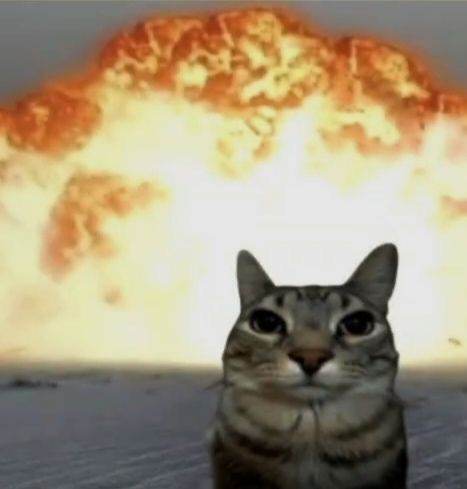
#> input picture P4/img/duar.jpg, 467 x 489 px, found by its file name; its folder holds only this picture in this run
$ python segmentasi_modifikasi.py
#> lines starting #> are read from the running program, lines starting #| are printed output that depends on the picture; after the words box and inside, x2 and y2 are one past the last pixel; in counts of white or black regions, pixels touching at a corner belong together
import cv2
import numpy as np
import matplotlib.pyplot as plt
import os

# membaca citra dari path gambar
image_path = os.path.join('P4', 'img', 'duar.jpg')
image = cv2.imread(image_path, cv2.IMREAD_COLOR)  # membaca grayscale
#> image is the input picture: shape (489, 467, 3); mean B, G, R 123.3, 149.5, 164.1
gray = cv2.imread(image_path, cv2.IMREAD_GRAYSCALE)
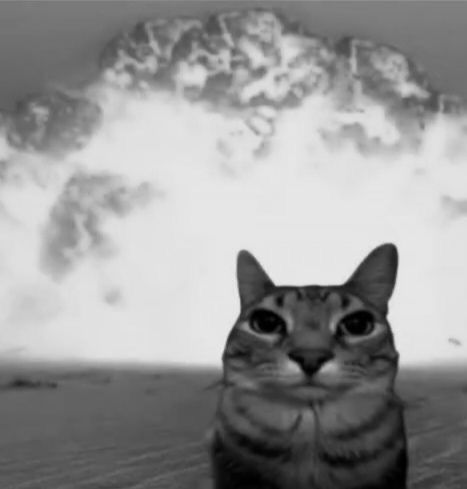
#> gray: shape (489, 467); min 0, max 238, mean 150.9

# 1. Region Growing
def region_growing(img, seed_point, threshold):
#> called with seed_point = (10, 10), threshold = 20
    h, w = img.shape
#> h = 489; w = 467
    segmented = np.zeros((h, w), dtype=np.uint8)
    segmented[seed_point] = 255
    region_intensity = img[seed_point]
#> region_intensity = 119

    to_check = [seed_point]

    while to_check:
        current_point = to_check.pop(0)
        for dx in [-1, 0, 1]:
            for dy in [-1, 0, 1]:
                x, y = current_point[0] + dx, current_point[1] + dy
                if 0 <= x < h and 0 <= y < w and segmented[x, y] == 0:
                    if abs(int(img[x, y]) - int(region_intensity)) <= threshold:
                        segmented[x, y] = 255
                        to_check.append((x, y))

    return segmented

seed = (10, 10)
threshold_value = 20
segmented_image = region_growing(gray, seed, threshold_value)
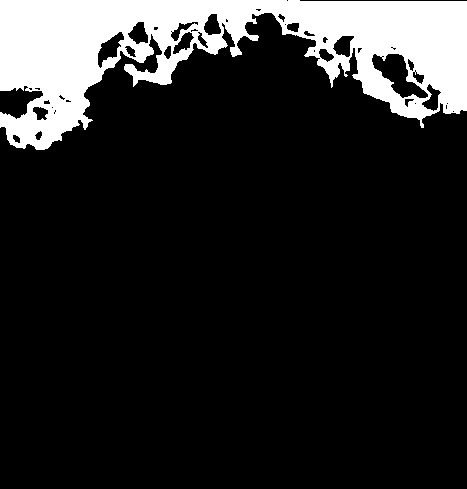
#> segmented_image: shape (489, 467); 14.9% white; 1 white region, box (x1, y1, x2, y2) and area: (0, 0, 467, 150) 33931

# = Tambahkan pewarnaan hasil segmentasi =
# ubah citra grayscale asli menjadi BGR
color_result = cv2.cvtColor(gray, cv2.COLOR_GRAY2BGR)

# pilih warna, misal biru [0,0,255]
color_result[segmented_image == 255] = [0,0,255]
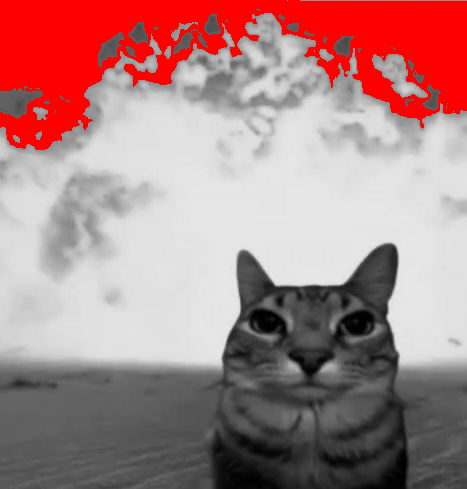
#> color_result: shape (489, 467, 3); mean B, G, R 133.5, 133.5, 171.4

# 2. K-Means Clustering (K = 2)
def kmeans_clustering(image, k):
#> called with k = 4
    pixel_values = image.reshape(-1, 3)
    pixel_values = np.float32(pixel_values)
    # definisikan kriteria untuk algoritma k-means
    criteria = (cv2.TERM_CRITERIA_EPS + cv2.TERM_CRITERIA_MAX_ITER, 10, 1.0)
    _, labels, (centers) = cv2.kmeans(pixel_values, k, None, criteria, 10, cv2.KMEANS_RANDOM_CENTERS)
#> centers = [[191, 222.9, 227.1], [71.08, 131.4, 195.1], [35.81, 43.97, 46.84], [94.05, 97.57, 100.8]]

    # ubah label menjadi citra hasil klaster
    centers = np.uint8(centers)
#> centers = [[190, 222, 227], [71, 131, 195], [35, 43, 46], [94, 97, 100]]
    segmented_image = centers[labels.flatten()]
    segmented_image = segmented_image.reshape(image.shape)
#> segmented_image: shape (489, 467, 3)

    return segmented_image

segmented_image_kmeans = kmeans_clustering(image, 4)

# 3. Watershed Segmentation
def watershed_segmentation(image):
    img_copy = image.copy()
    gray = cv2.cvtColor(img_copy, cv2.COLOR_BGR2GRAY)
    # menggunakan thresholding untuk binarisasi
    _, thresh = cv2.threshold(gray, 0, 255, cv2.THRESH_BINARY_INV + cv2.THRESH_OTSU)
#> thresh: shape (489, 467); 50.5% white; 16 black regions (6 under 20 px), largest, box (x1, y1, x2, y2) and area: (0, 14, 467, 370) 111413, (375, 55, 426, 97) 878, (115, 56, 157, 72) 326

    # mengubah morfologi untuk menghilangkan noise
    kernel = np.ones((3, 3), np.uint8)
    opening = cv2.morphologyEx(thresh, cv2.MORPH_OPEN, kernel, iterations=2)
#> opening: shape (489, 467); 50.1% white; 11 black regions (4 under 20 px), largest, box (x1, y1, x2, y2) and area: (0, 14, 467, 370) 112722, (375, 55, 426, 97) 922, (322, 363, 336, 372) 81

    # Tentukan sure background dan sure foreground
    sure_bg = cv2.dilate(opening, kernel, iterations=3)
#> sure_bg: shape (489, 467); 54% white; 4 black regions, box (x1, y1, x2, y2) and area: (0, 17, 467, 366) 104390, (379, 58, 416, 93) 385, (213, 52, 227, 69) 154, (148, 60, 154, 67) 23
    dist_transform = cv2.distanceTransform(opening, cv2.DIST_L2, 5)
    _, sure_fg = cv2.threshold(dist_transform, 0.7 * dist_transform.max(), 255, 0)
#> sure_fg: shape (489, 467) float32; 7.1% white; 2 white regions, box (x1, y1, x2, y2) and area: (0, 450, 467, 489) 15361, (0, 0, 51, 26) 918

    # label unknown region
    sure_fg = np.uint8(sure_fg)
    unknown = cv2.subtract(sure_bg, sure_fg)
#> unknown: shape (489, 467); 46.9% white; 5 white regions, box (x1, y1, x2, y2) and area: (0, 240, 467, 461) 59697, (0, 0, 467, 155) 45926, (57, 214, 78, 249) 681, (281, 84, 311, 108) 427, (247, 92, 274, 109) 401

    # label marker
    _, markers = cv2.connectedComponents(sure_fg)
#> markers: shape (489, 467) int32; 3 distinct labels, from 0 to 2
    markers = markers + 1
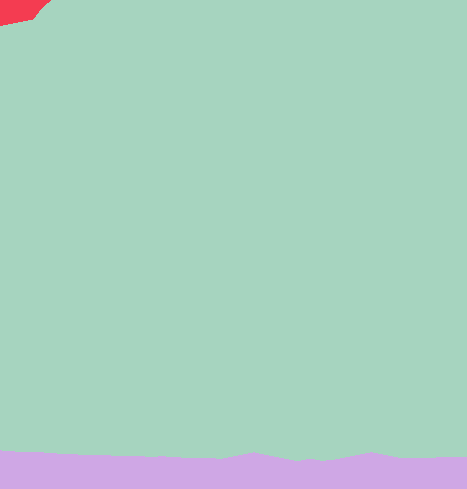
#> markers: shape (489, 467) int32; 3 distinct labels, from 1 to 3; one colour per label, 0 black
    markers[unknown == 255] = 0
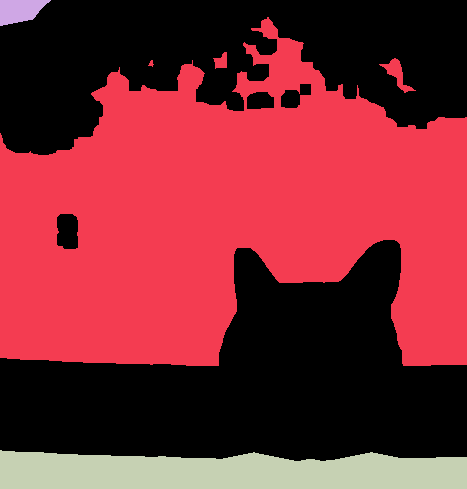
#> markers: shape (489, 467) int32; 4 distinct labels, from 0 to 3; one colour per label, 0 black

    # watershed
    # img_bgr = cv2.cvtColor(img_copy, cv2.COLOR_GRAY2BGR)
    img_bgr = image.copy()
    markers = cv2.watershed(img_bgr, markers)
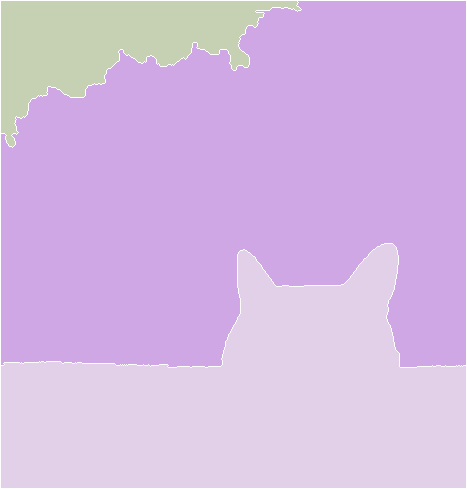
#> markers: shape (489, 467) int32; 4 distinct labels, from -1 to 3; one colour per label, 0 black, -1 white
    img_bgr[markers == -1] = [255,0,0]  # mark boundaries in grayscale
#> img_bgr: shape (489, 467, 3); 1.36% of pixels changed, all inside (x1, y1, x2, y2) = (0, 0, 467, 489)

    return img_bgr

watershed_image = watershed_segmentation(image)

# 4. Global Thresholding (T = 100)
def global_thresholding(image, threshold_value):
#> called with threshold_value = 100
    _, binary_image = cv2.threshold(image, threshold_value, 255, cv2.THRESH_BINARY)
#> binary_image: shape (489, 467); 69.5% white; 31 black regions (13 under 20 px), largest, box (x1, y1, x2, y2) and area: (0, 244, 467, 489) 65848, (0, 83, 51, 120) 1122, (96, 30, 124, 69) 492
    return binary_image

global_threshold_image = global_thresholding(gray, 100)

# 5. Adaptive Thresholding
def adaptive_thresholding(image):
    adaptive_thresh_mean = cv2.adaptiveThreshold(image, 255, cv2.ADAPTIVE_THRESH_MEAN_C, cv2.THRESH_BINARY, 11, 2)
#> adaptive_thresh_mean: shape (489, 467); 76.8% white; 693 black regions (530 under 20 px), largest, box (x1, y1, x2, y2) and area: (195, 243, 424, 489) 11658, (66, 7, 465, 120) 9717, (230, 388, 384, 470) 2137
    adaptive_thresh_gaussian = cv2.adaptiveThreshold(image, 255, cv2.ADAPTIVE_THRESH_GAUSSIAN_C, cv2.THRESH_BINARY, 11, 2)
#> adaptive_thresh_gaussian: shape (489, 467); 83.4% white; 1210 black regions (1007 under 20 px), largest, box (x1, y1, x2, y2) and area: (202, 243, 400, 425) 6156, (203, 7, 301, 92) 2087, (352, 41, 450, 113) 1692
    return adaptive_thresh_mean, adaptive_thresh_gaussian

adaptive_thresh_mean, adaptive_thresh_gaussian = adaptive_thresholding(gray)

# plot semua hasil secara bersamaan
plt.figure(figsize=(15, 10))

# original image
plt.subplot(4, 2, 1)
plt.imshow((cv2.cvtColor(image, cv2.COLOR_BGR2RGB)))
plt.title('Original Image')

# Region Growing result
plt.subplot(4, 2, 2)
plt.imshow(color_result, cmap='gray')
plt.title('Region Growing')

# K-means clustering result
plt.subplot(4, 2, 3)
plt.imshow(segmented_image_kmeans, cmap='gray')
plt.title('K-Means Clustering')

# Watershed result
plt.subplot(4, 2, 4)
plt.imshow(watershed_image, cmap='gray')
plt.title('Watershed Segmentation')

# Global Thresholding result
plt.subplot(4, 2, 5)
plt.imshow(global_threshold_image, cmap='gray')
plt.title('Global Thresholding')

# Adaptive Thresholding (Mean) result
plt.subplot(4, 2, 6)
plt.imshow(adaptive_thresh_mean, cmap='gray')
plt.title('Adaptive Thresholding (Mean)')

# Adaptive Thresholding (Gaussian) result
plt.subplot(4, 2, 7)
plt.imshow(adaptive_thresh_gaussian, cmap='gray')
plt.title('Adaptive Thresholding (Gaussian)')

plt.tight_layout()
plt.show()
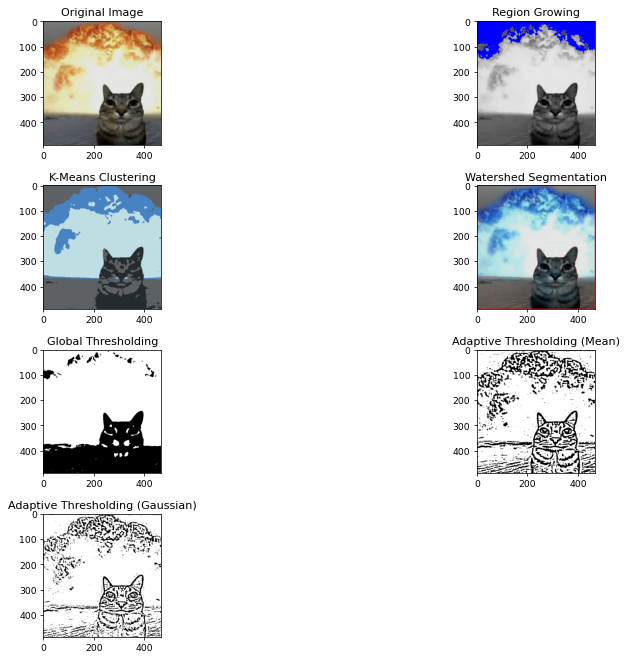
#> figure drawn by matplotlib, 7 panels; B, G, R data is drawn as R, G, B
